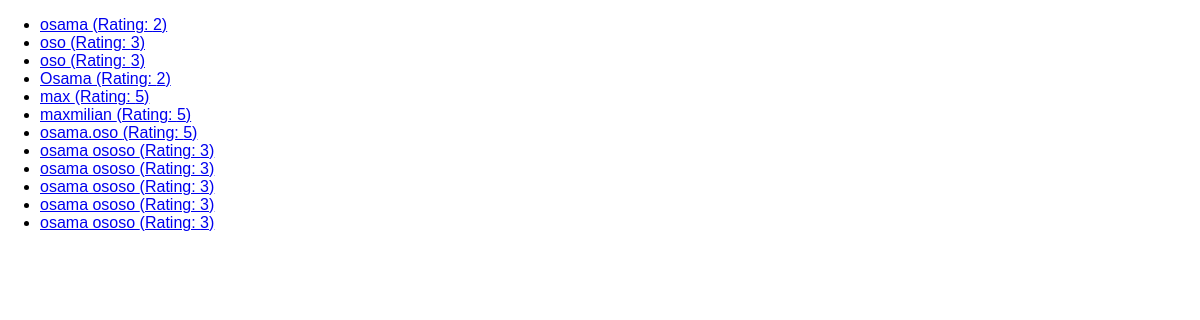
The app's page /reviews with its own data.
### reviews/models.py (models this page shows)
class reviews(models.Model):
    user_name = models.CharField(max_length=100)
    review_text = models.TextField()
    rating = models.IntegerField()

### reviews/views.py (the view)
# urls.py: path("reviews", views.ReviewsListViews.as_view()),
class ReviewsListViews(ListView):
    template_name = "reviews/review_list.html"
    model = reviews
    context_object_name = "reviews"

### reviews/templates/reviews/review_list.html (shortened to what this page needs)
{% extends 'reviews/base.html' %}
{% block content %}
<ul>
  {% for review in reviews %}
  <li>
    <a href="{% url 'review-details' review.id %}">{{review.user_name}} (Rating: {{review.rating}})</a>
  </li>
  {% endfor %}
</ul>
{% endblock content %}

### reviews/static/reviews/styles.css (style rules this page uses)
body { margin: 0; font-family: sans-serif; }

### records on screen
reviews: user_name "osama", rating "2"
reviews: user_name "oso", rating "3"
reviews: user_name "oso", rating "3"
reviews: user_name "Osama", rating "2"
reviews: user_name "max", rating "5"
reviews: user_name "maxmilian", rating "5"
reviews: user_name "osama.oso", rating "5"
reviews: user_name "osama ososo", rating "3"
reviews: user_name "osama ososo", rating "3"
reviews: user_name "osama ososo", rating "3"
reviews: user_name "osama ososo", rating "3"
reviews: user_name "osama ososo", rating "3"
